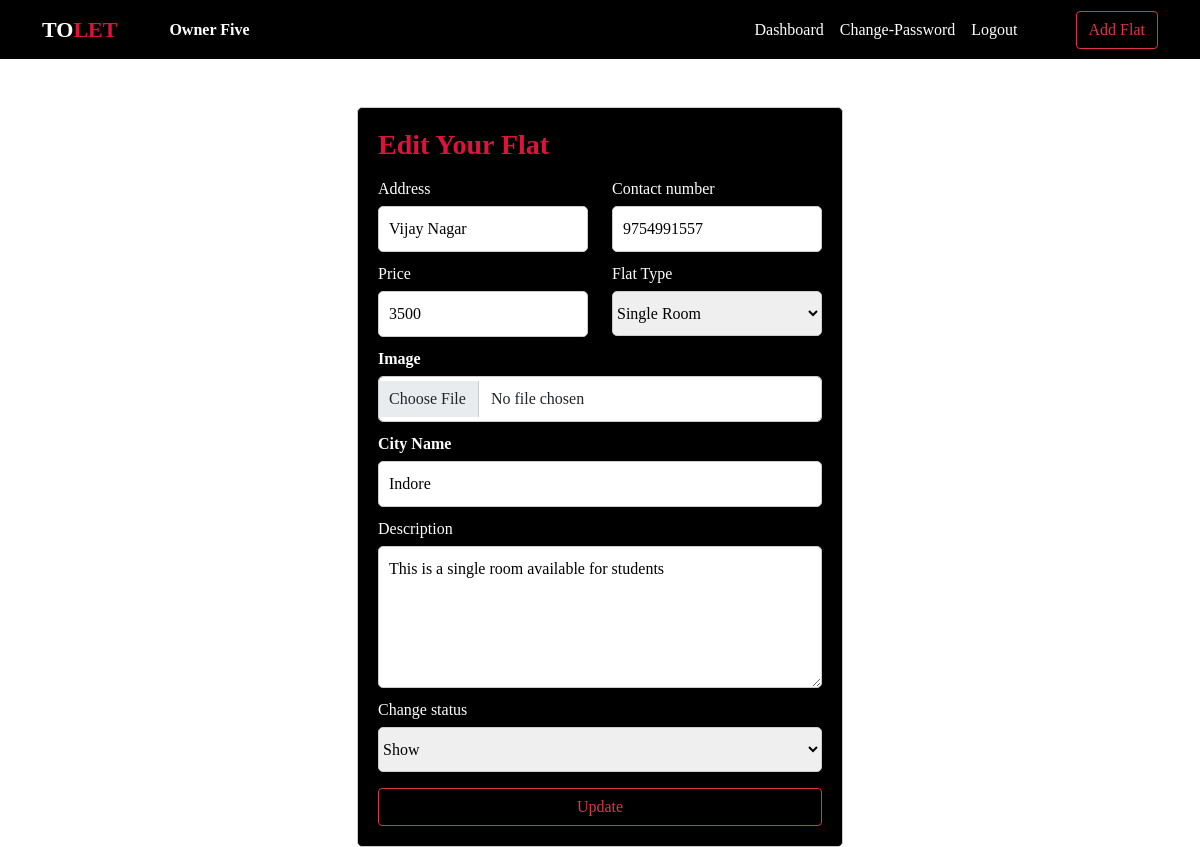
The app's page /editflat/5 (signed in) with its own data.
### AddFlat/models.py (models this page shows, shortened)
class AddFlat(models.Model):
    owner = models.ForeignKey(FlatOwner, on_delete=models.CASCADE)
    address = models.CharField(max_length=300)
    contact = models.CharField(max_length=20)
    price = models.IntegerField()
    flat_type = models.CharField(max_length=30, null=True)
    image = models.FileField(upload_to="media", null=True)
    city = models.CharField(max_length=200, null=True)
    desc = models.TextField()
    flatstatus = models.CharField(max_length=50, null=True)

### AddFlat/views.py (the view, shortened to what this page needs)
# urls.py: path('editflat/<int:pid>', EditFlat, name="editflat"),
def EditFlat(request, pid):
    if not request.user.is_authenticated:
        return redirect("ownerlogin")
    ID = AddFlat.objects.get(id=pid)
    error = ""
    d = {'ID':ID, 'error':error}
    return render(request, 'OwnerPages/EditFlat.html', d)

### AddFlat/templates/OwnerPages/EditFlat.html (shortened to what this page needs)
{% include 'Navbars/OwnerNavbar.html' %}
{% block content %}
{% load static %}
<link rel="stylesheet" href="{% static 'SignupLoginPage.css' %}">
<form method="POST" class="form1 mt-5" enctype="multipart/form-data">{% csrf_token %}
    <h3 class="heading">Edit Your Flat</h3>
    <div class="row" style="margin-top: 15px;">
        <div class="col-md-6">
            <label for="address">Address</label>
            <input class="input1" type="text" name="address" placeholder="Your address" value="{{ID.address}}" required>
        </div>
        <div class="col-md-6">
            <label for="contact">Contact number</label>
            <input class="input1" type="text" name="contact" placeholder="Your contact number" value="{{ID.contact}}" required>
        </div>
    </div>
    <div class="row">
        <div class="col-md-6">
            <label for="price">Price</label>
            <input class="input1" type="text" name="price" placeholder="Flat price" value="{{ID.price}}" required>
        </div>
        <div class="col-md-6"  style="display: inline;">
            <label for="flattype">Flat Type</label>
            <select name="choice" required>
                <option value="{{ID.flat_type}}">{{ID.flat_type}}</option>
            </select>
        </div>
    </div>
    <div class="row">
        <div class="col-md-12">
            <label for="image"><b>Image</b></label>
            <input type="file" class="form-control input1" id="image" name="image" value="{{ID.image.url}}" required>
        </div>
    </div>
    <div class="row">
        <div class="col-md-12">
            <label for="city"><b>City Name</b></label>
            <input class="input1" type="text" class="form-control input1" placeholder="Your City" id="city" name="city" value="{{ID.city}}" required>
        </div>
    </div>
    <div class="row">
        <div class="col-md-12">
            <label for="desc">Description</label>
            <textarea class="input1" name="desc" id="desc" cols="30" rows="5" placeholder="About Your Flat">{{ID.desc}}</textarea>
        </div>
    </div>
    <div class="col-md-6"  style="display: inline;">
        <label for="status">Change status</label>
        <select name="status" required>
            <option value="{{ID.status}}">{{ID.flatstatus}}</option>
        </select>
    </div>
    <input type="submit" value="Update" class="mt-3 btn btn-outline-danger form-control">
</form>
{% endblock content %}

### AddFlat/templates/Navbars/OwnerNavbar.html (shortened to what this page needs)
{% load static %}
<link rel="stylesheet" href="{% static 'myfirst.css' %}">
<link href="https://cdn.jsdelivr.net/npm/bootstrap@5.0.2/dist/css/bootstrap.min.css" rel="stylesheet">
<nav class="navbar navbar-expand-lg navbar-dark" style="background-color: black;">
  <div class="container">
    <a class="navbar-brand" href="/" style="font-weight: 700; font-size: 22px; color: white;">TO<span style="color: crimson; font-weight: 700;">LET</span></a>
    <div class="collapse navbar-collapse" id="navbarSupportedContent">
      <a class="nav-link active" aria-current="page" style="color: white; margin-left: 20px; font-weight: 700;">{{request.user.first_name}} {{request.user.last_name}}</a>
      <ul class="navbar-nav ms-auto mb-2 mb-lg-0">
        <li class="nav-item">
          <a class="nav-link active" aria-current="page" href="/ownerdashboard">Dashboard</a>
        </li>
        <li class="nav-item">
          <a class="nav-link active" aria-current="page" href="#">Change-Password</a>
        </li>
        <li class="nav-item">
          <a class="nav-link active" aria-current="page" href="{% url 'Logout' %}">Logout</a>
        </li>
      </ul>
      <form class="d-flex" style="margin-left: 50px;">
        <a href="/addflats" class="btn btn-outline-danger">Add Flat</a>
      </form>
    </div>
  </div>
</nav>

### AddFlat/static/myfirst.css (style rules this page uses)
* { font-family: Cambria, Cochin, Georgia, Times, 'Times New Roman', serif; margin: 0; padding: 0; }

### AddFlat/static/SignupLoginPage.css (style rules this page uses)
.form1 { width: 40.5%; margin: 0 auto; padding: 20px; border: 1px solid #ccc; border-radius: 5px; background-color: black; }
.input1 { width: 100%; padding: 10px; border: 1px solid #ccc; margin-bottom: 10px; border-radius: 5px; }
label { display: block; margin-bottom: 5px; color: white; }
.heading { color: crimson; font-weight: 700; }
textarea { width: 100%; border: 1px solid #ccc; border-radius: 5px; }
select { width: 100%; border: 1px solid #ccc; border-radius: 5px; height: 45px; }

### AddFlat/templates/OwnerPages/EditFlat.html (style rules this page uses)
.form1 { font-family: Cambria, Cochin, Georgia, Times, 'Times New Roman', serif; }

### records on screen
AddFlat: address "Vijay Nagar", contact "9754991557", price "3500", choice "Single Room", city "Indore", desc "This is a single room available for students", status "Show"

### other values on screen
{{ request.user.first_name }} "Owner"
{{ request.user.last_name }} "Five"
